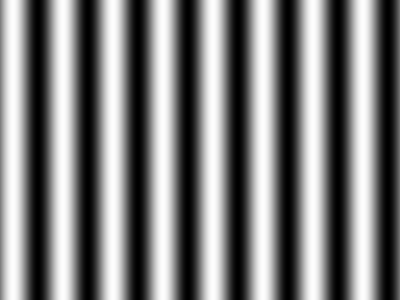
#> input picture no_reflection/opl_input/test_grating.png, 400 x 300 px
$ python retinal_opl_v2.py opl_input/test_grating.png
#> lines starting #> are read from the running program, lines starting #| are printed output that depends on the picture; after the words box and inside, x2 and y2 are one past the last pixel; in counts of white or black regions, pixels touching at a corner belong together
#> in save_all, original is the input picture: shape (300, 400, 3); min 0, max 253, mean 126.5
import os
import sys

import cv2
import numpy as np


# core_opl_primitives_same_as_phase_1

def rgb_to_luminance(image_bgr):
    # cast_to_float64
    image_bgr = image_bgr.astype(np.float64)
    # split_bgr_channels
    b = image_bgr[:, :, 0]
    g = image_bgr[:, :, 1]
    r = image_bgr[:, :, 2]
    # weighted_luminance_sum
    luminance = 0.299 * r + 0.587 * g + 0.114 * b
    return luminance


def log_transform(luminance, c=None):
    # cast_to_float64
    luminance = luminance.astype(np.float64)
    # auto_scale_constant
    if c is None:
        c = 255.0 / np.log1p(luminance.max())
#> c = 46.05
    # log_compression
    return c * np.log1p(luminance)


def gaussian_blur(image, sigma):
    # kernel_size_from_sigma
    ksize = int(2 * np.ceil(3 * sigma) + 1)
    # apply_gaussian_blur
    return cv2.GaussianBlur(image, (ksize, ksize), sigmaX=sigma, sigmaY=sigma)


def difference_of_gaussians(image, sigma_c, sigma_s):
    # centre_gaussian
    center = gaussian_blur(image, sigma_c)
    # surround_gaussian
    surround = gaussian_blur(image, sigma_s)
    # centre_minus_surround
    return center - surround


def rectify_on(dog):
    return np.maximum(dog, 0)


def rectify_off(dog):
    return np.maximum(-dog, 0)


def normalize_to_uint8(image):
    # cast_to_float64
    image = image.astype(np.float64)
    # compute_min_max
    min_val, max_val = image.min(), image.max()
    # guard_flat_image
    if max_val - min_val < 1e-12:
        return np.zeros_like(image, dtype=np.uint8)
    # scale_to_0_255
    normalized = (image - min_val) / (max_val - min_val) * 255.0
    return normalized.astype(np.uint8)


# stage_a_specular_suppression_before_dog

def build_specular_mask(image_bgr, s_thresh=0.15, v_thresh=0.75):
    # bgr_to_hsv
#> called with s_thresh = 0.15, v_thresh = 0.75
    hsv = cv2.cvtColor(image_bgr, cv2.COLOR_BGR2HSV).astype(np.float64)
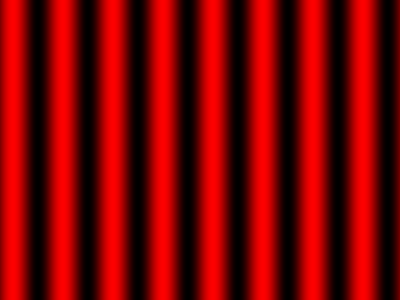
#> hsv: shape (300, 400, 3) float64; mean B, G, R 0, 0, 126.5
    s = hsv[:, :, 1] / 255.0
#> s: shape (300, 400) float64; every value is 0
    v = hsv[:, :, 2] / 255.0

    # low_saturation_high_value_mask
    spec_mask = (s < s_thresh) & (v > v_thresh)
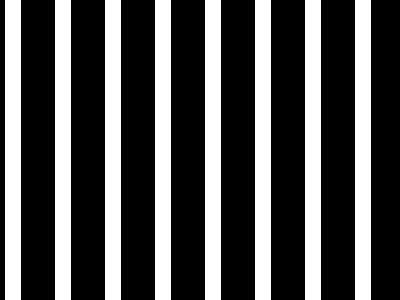
#> spec_mask: shape (300, 400) bool; 32% white; 8 white regions, largest, box (x1, y1, x2, y2) and area: (5, 0, 21, 300) 4800, (55, 0, 71, 300) 4800, (105, 0, 121, 300) 4800

    # dilate_mask_for_penumbra
    kernel = cv2.getStructuringElement(cv2.MORPH_ELLIPSE, (5, 5))
    spec_mask = cv2.dilate(spec_mask.astype(np.uint8), kernel, iterations=2)
#> spec_mask: shape (300, 400); values 0 (black) and 1 (white), 48% white; 8 white regions, largest, box (x1, y1, x2, y2) and area: (1, 0, 25, 300) 7200, (51, 0, 75, 300) 7200, (101, 0, 125, 300) 7200

    return spec_mask.astype(bool)


def suppress_specular(luminance_log, spec_mask, sigma_s):
    # surround_average
#> called with sigma_s = 6
    surround = gaussian_blur(luminance_log, sigma_s)
    # replace_masked_pixels
    cleaned = luminance_log.copy()
    cleaned[spec_mask] = surround[spec_mask]
#> in rectify_off, `return np.maximum(-dog, 0)`:
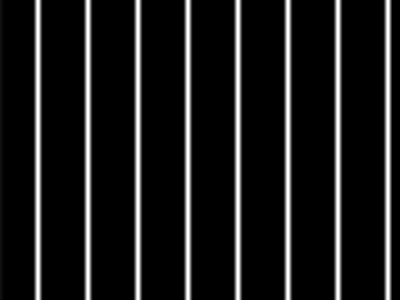
#> returned value: shape (300, 400) float64; min 0, max 84.01, mean 8.8; drawn with min black and max white
    return cleaned


# stage_b_contour_area_filter_after_dog

def filter_by_contour_area(dog, dog_threshold=5.0, min_area=500):
    # threshold_abs_dog
#> called with dog_threshold = 5, min_area = 500
    edge_binary = (np.abs(dog) > dog_threshold).astype(np.uint8) * 255
#> edge_binary: shape (300, 400); 93% white; 17 black regions

    # find_external_contours
    contours, _ = cv2.findContours(edge_binary, cv2.RETR_EXTERNAL, cv2.CHAIN_APPROX_SIMPLE)
#> contours = 18 contours, 1 with area under 20; largest, box (x1, y1, x2, y2) and area: (343, 0, 383, 300) 11661, (293, 0, 333, 300) 11661, (243, 0, 283, 300) 11661, (193, 0, 233, 300) 11661, (143, 0, 183, 300) 11661

    # keep_contours_above_min_area
    filtered_mask = np.zeros_like(edge_binary)
    kept = 0
    for c in contours:
        if cv2.contourArea(c) > min_area:
            cv2.drawContours(filtered_mask, [c], -1, 255, thickness=cv2.FILLED)
            kept += 1
#> this loop made 18 passes
#> c on passes 1 to 12: [[393, 0], [393, 299], [399, 299], [399, 0]], [[384, 0], [384, 299], [391, 299], [391, 0]], [[343, 0], [343, 299], [382, 299], [382, 0]], [[334, 0], [334, 299], [341, 299], [341, 0]], [[293, 0], [293, 299], [332, 299], [332, 0]], [[284, 0], [284, 299], [291, 299], [291, 0]], [[243, 0], [243, 299], [282, 299], [282, 0]], [[234, 0], [234, 299], [241, 299], [241, 0]], [[193, 0], [193, 299], [232, 299], [232, 0]], [[184, 0], [184, 299], [191, 299], [191, 0]], [[143, 0], [143, 299], [182, 299], [182, 0]], [[134, 0], [134, 299], [141, 299], [141, 0]]
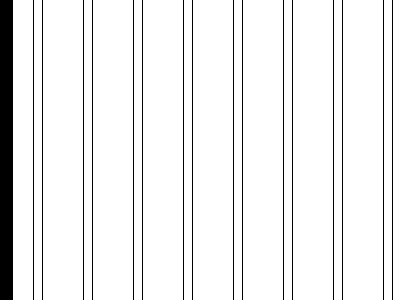
#> filtered_mask: shape (300, 400); 92.8% white; 17 black regions, largest, box (x1, y1, x2, y2) and area: (0, 0, 13, 300) 3900, (33, 0, 34, 300) 300, (42, 0, 43, 300) 300
#> after the loop, kept = 17

    print(f"Contours found: {len(contours)}, kept after area filter: {kept}")
#| Contours found: 18, kept after area filter: 17

    return filtered_mask


# full_v2_pipeline

def opl_pipeline_v2(image_bgr, sigma_c=1.5, sigma_s=6.0,
                     s_thresh=0.15, v_thresh=0.75,
                     dog_threshold=5.0, min_contour_area=500):
    # rgb_to_luminance
    luminance = rgb_to_luminance(image_bgr)
    # log_transform
    luminance_log = log_transform(luminance)

    # specular_mask_and_suppression
    spec_mask = build_specular_mask(image_bgr, s_thresh, v_thresh)
    luminance_clean = suppress_specular(luminance_log, spec_mask, sigma_s)

    # difference_of_gaussians_on_cleaned_luminance
    dog = difference_of_gaussians(luminance_clean, sigma_c, sigma_s)
    on_raw = rectify_on(dog)
    off_raw = rectify_off(dog)

    # contour_area_filter
    contour_mask = filter_by_contour_area(dog, dog_threshold, min_contour_area)
    mask_bool = contour_mask > 0
    on_filtered = on_raw * mask_bool
    off_filtered = off_raw * mask_bool

    # composite_grey_base_with_on_blue_off_red
    base = np.clip(luminance_clean, 0, 255).astype(np.uint8)
    composite = cv2.cvtColor(base, cv2.COLOR_GRAY2BGR).astype(np.float64)
    composite[:, :, 0] += normalize_to_uint8(on_filtered).astype(np.float64)   # blue = ON
#> in normalize_to_uint8, `min_val, max_val = image.min(), image.max()`: min_val = 0; max_val = 45.45
    composite[:, :, 2] += normalize_to_uint8(off_filtered).astype(np.float64)  # red = OFF
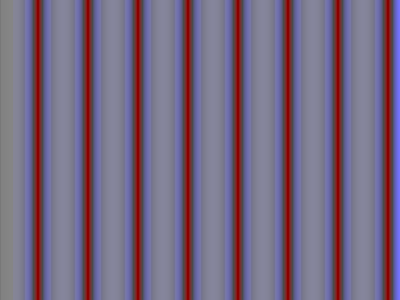
#> composite: shape (300, 400, 3) float64; mean of channels 0, 1, 2 240.2, 191.4, 217.4; drawn with min black and max white
    composite = np.clip(composite, 0, 255).astype(np.uint8)
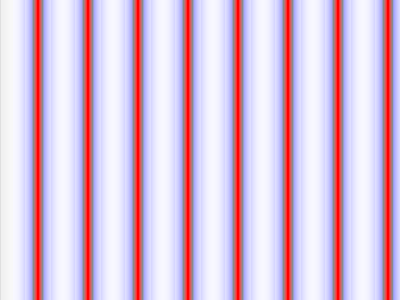
#> composite: shape (300, 400, 3); mean of channels 0, 1, 2 216.8, 191.4, 217.4; drawn as B, G, R

    return {
        "luminance_log": luminance_log,
        "spec_mask": spec_mask,
        "luminance_clean": luminance_clean,
        "dog": dog,
        "on_raw": on_raw,
        "off_raw": off_raw,
        "contour_mask": contour_mask,
        "on_filtered": on_filtered,
        "off_filtered": off_filtered,
        "composite": composite,
    }


# output_saving

def save_all(input_path, output_dir, **kwargs):
    # ensure_output_dir
    os.makedirs(output_dir, exist_ok=True)

    # read_input_image
    original = cv2.imread(input_path)
    if original is None:
        raise FileNotFoundError(f"Could not read input image: {input_path}")

    # run_v2_pipeline
    r = opl_pipeline_v2(original, **kwargs)
#> r = 10 items

    # write_stage_images
    cv2.imwrite(os.path.join(output_dir, "01_input.png"), original)
    cv2.imwrite(os.path.join(output_dir, "02_luminance.png"), normalize_to_uint8(r["luminance_log"]))
    cv2.imwrite(os.path.join(output_dir, "03_specular_mask.png"), (r["spec_mask"].astype(np.uint8) * 255))
    cv2.imwrite(os.path.join(output_dir, "04_cleaned_luminance.png"), normalize_to_uint8(r["luminance_clean"]))
    cv2.imwrite(os.path.join(output_dir, "05_dog_raw.png"), normalize_to_uint8(np.abs(r["dog"])))
#> in normalize_to_uint8 (call 5), `image = image.astype(np.float64)`:
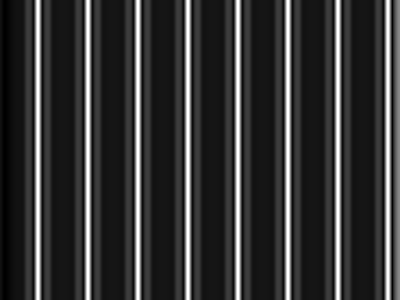
#> image: shape (300, 400) float64; min 0.199, max 84.01, mean 17.6; drawn with min black and max white
#> in normalize_to_uint8 (call 5), `min_val, max_val = image.min(), image.max()`: min_val = 0.199; max_val = 84.01
    cv2.imwrite(os.path.join(output_dir, "06_on_raw.png"), normalize_to_uint8(r["on_raw"]))
    cv2.imwrite(os.path.join(output_dir, "07_off_raw.png"), normalize_to_uint8(r["off_raw"]))
    cv2.imwrite(os.path.join(output_dir, "08_contour_mask.png"), r["contour_mask"])
    cv2.imwrite(os.path.join(output_dir, "09_on_filtered.png"), normalize_to_uint8(r["on_filtered"]))
    cv2.imwrite(os.path.join(output_dir, "10_off_filtered.png"), normalize_to_uint8(r["off_filtered"]))
    cv2.imwrite(os.path.join(output_dir, "11_composite.png"), r["composite"])

    # summarize_dog_stats
    dog = r["dog"]
    on_count = int(np.count_nonzero(r["on_filtered"]))
#> on_count = 92100
    off_count = int(np.count_nonzero(r["off_filtered"]))
#> off_count = 19200

    print(f"DoG min: {dog.min():.4f}")
#| DoG min: -84.0066
    print(f"DoG max: {dog.max():.4f}")
#| DoG max: 45.4533
    print(f"ON pixels (filtered): {on_count}")
#| ON pixels (filtered): 92100
    print(f"OFF pixels (filtered): {off_count}")
#| OFF pixels (filtered): 19200
    print(f"Outputs saved to: {output_dir}")


if __name__ == "__main__":
    if len(sys.argv) != 2:
        print("Usage: python retinal_opl_v2.py <input_image_path>")
        sys.exit(1)

    # parse_input_path
    input_path = sys.argv[1]
    # resolve_output_dir
    output_dir = os.path.join(os.path.dirname(os.path.abspath(input_path)), "opl_v2_output")

    # run_and_save
    save_all(input_path, output_dir)
    print("Done.")
